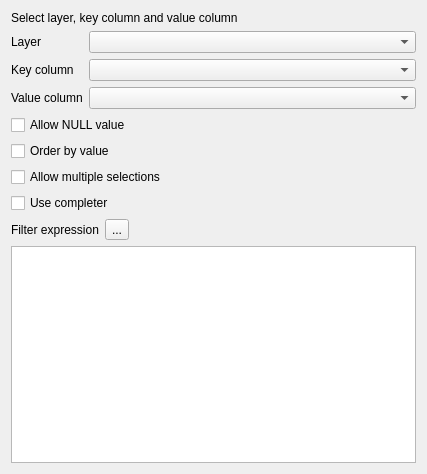
<?xml version="1.0" encoding="UTF-8"?>
<ui version="4.0">
 <class>QgsValueRelationConfigDlgBase</class>
 <widget class="QWidget" name="QgsValueRelationConfigDlgBase">
  <property name="geometry">
   <rect>
    <x>0</x>
    <y>0</y>
    <width>427</width>
    <height>474</height>
   </rect>
  </property>
  <property name="windowTitle">
   <string>Form</string>
  </property>
  <layout class="QGridLayout" name="gridLayout" columnstretch="0,1">
   <item row="0" column="0" colspan="2">
    <widget class="QLabel" name="label_8">
     <property name="text">
      <string>Select layer, key column and value column</string>
     </property>
    </widget>
   </item>
   <item row="1" column="0">
    <widget class="QLabel" name="label_5">
     <property name="text">
      <string>Layer</string>
     </property>
     <property name="buddy">
      <cstring>mLayerName</cstring>
     </property>
    </widget>
   </item>
   <item row="1" column="1">
    <widget class="QgsMapLayerComboBox" name="mLayerName"/>
   </item>
   <item row="2" column="0">
    <widget class="QLabel" name="label_6">
     <property name="text">
      <string>Key column</string>
     </property>
     <property name="buddy">
      <cstring>mKeyColumn</cstring>
     </property>
    </widget>
   </item>
   <item row="5" column="0" colspan="2">
    <widget class="QCheckBox" name="mOrderByValue">
     <property name="text">
      <string>Order by value</string>
     </property>
    </widget>
   </item>
   <item row="2" column="1">
    <widget class="QgsFieldComboBox" name="mKeyColumn"/>
   </item>
   <item row="3" column="0">
    <widget class="QLabel" name="label_7">
     <property name="text">
      <string>Value column</string>
     </property>
     <property name="buddy">
      <cstring>mValueColumn</cstring>
     </property>
    </widget>
   </item>
   <item row="3" column="1">
    <widget class="QgsFieldComboBox" name="mValueColumn"/>
   </item>
   <item row="4" column="0" colspan="2">
    <widget class="QCheckBox" name="mAllowNull">
     <property name="text">
      <string>Allow NULL value</string>
     </property>
    </widget>
   </item>
   <item row="6" column="0" colspan="2">
    <widget class="QCheckBox" name="mAllowMulti">
     <property name="text">
      <string>Allow multiple selections</string>
     </property>
    </widget>
   </item>
   <item row="7" column="0" colspan="2">
    <widget class="QCheckBox" name="mUseCompleter">
     <property name="text">
      <string>Use completer</string>
     </property>
    </widget>
   </item>
   <item row="10" column="0" colspan="2">
    <widget class="QTextEdit" name="mFilterExpression"/>
   </item>
   <item row="9" column="0" colspan="2">
    <layout class="QHBoxLayout" name="horizontalLayout">
     <item>
      <widget class="QLabel" name="label_19">
       <property name="text">
        <string>Filter expression</string>
       </property>
       <property name="buddy">
        <cstring>mValueColumn</cstring>
       </property>
      </widget>
     </item>
     <item>
      <widget class="QToolButton" name="mEditExpression">
       <property name="layoutDirection">
        <enum>Qt::RightToLeft</enum>
       </property>
       <property name="text">
        <string>...</string>
       </property>
      </widget>
     </item>
     <item>
      <spacer name="horizontalSpacer">
       <property name="orientation">
        <enum>Qt::Horizontal</enum>
       </property>
       <property name="sizeHint" stdset="0">
        <size>
         <width>40</width>
         <height>20</height>
        </size>
       </property>
      </spacer>
     </item>
    </layout>
   </item>
  </layout>
 </widget>
 <customwidgets>
  <customwidget>
   <class>QgsMapLayerComboBox</class>
   <extends>QComboBox</extends>
   <header>qgsmaplayercombobox.h</header>
  </customwidget>
  <customwidget>
   <class>QgsFieldComboBox</class>
   <extends>QComboBox</extends>
   <header>qgsfieldcombobox.h</header>
  </customwidget>
 </customwidgets>
 <tabstops>
  <tabstop>mLayerName</tabstop>
  <tabstop>mKeyColumn</tabstop>
  <tabstop>mValueColumn</tabstop>
  <tabstop>mAllowNull</tabstop>
  <tabstop>mOrderByValue</tabstop>
  <tabstop>mAllowMulti</tabstop>
  <tabstop>mUseCompleter</tabstop>
  <tabstop>mEditExpression</tabstop>
  <tabstop>mFilterExpression</tabstop>
 </tabstops>
 <resources/>
 <connections/>
</ui>
